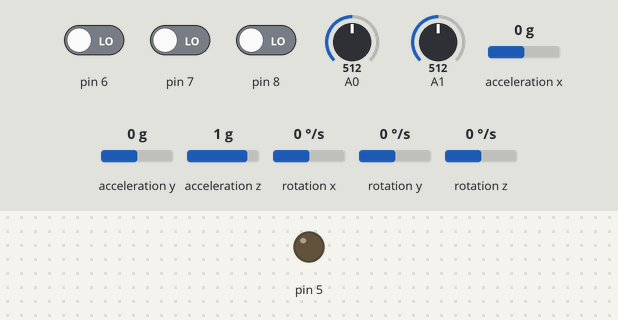
Recording of a sketch running on a simulated Arduino Leonardo, built with avr-gcc and run on an emulated ATmega32U4. Shown: output pins drawn as LEDs (lit = HIGH). Inputs (shaded band) come from the test bench; at power-on: pin 6 LOW, pin 7 LOW, pin 8 LOW, A0 = 512, A1 = 512, acceleration x 0 g, acceleration y 0 g, acceleration z 1 g, rotation x 0 °/s, rotation y 0 °/s, rotation z 0 °/s. USB keyboard and mouse output is not drawn; pins used as bus, display or sensor lines are not drawn.

Above: at 1.2 s.
1.3 s: pin 6 driven HIGH
At 2.1 s:
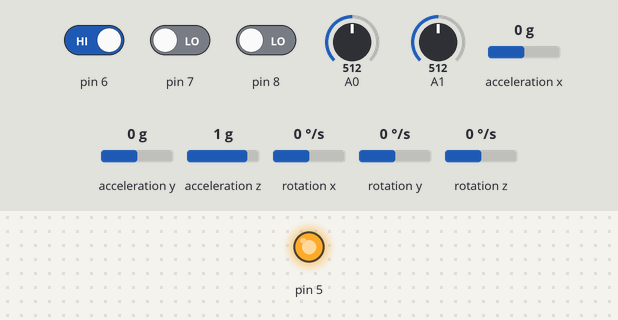
2.8 s: pin 6 driven LOW
At 3.3 s:
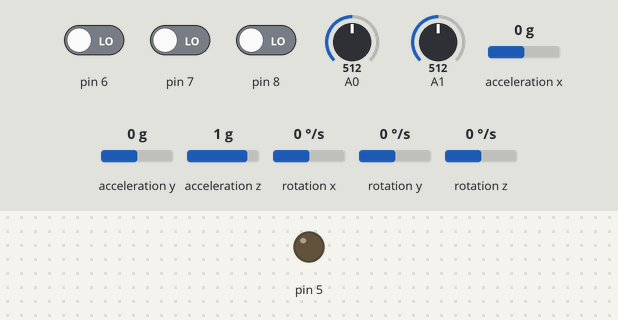
Timing chart, 0 to 5.8 s (numbered marks = the images above; inputs shaded):
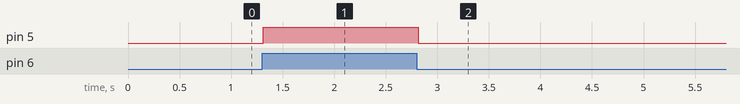

The sketch:

motion_mouse.ino
```cpp
#include <Wire.h>
#include <I2Cdev.h>
#include <MPU6050.h>
#include "Keyboard.h"
#include "Mouse.h"
#include <SoftwareSerial.h>

SoftwareSerial mySerial(10, 11); // RX, TX

MPU6050 mpu;
int weapon = 0;
int weaponchangestatus = 0;
int16_t ax, ay, az, gx, gy, gz;
int vx, vy;
int incomingByte = 0;
int data1 = 0;
void setup() {
   Mouse.begin();
Keyboard.begin();
  pinMode(6, INPUT);
  pinMode(7, INPUT);
  pinMode(8, INPUT);
  pinMode(11, OUTPUT);
  pinMode(5, OUTPUT);
  pinMode(10, OUTPUT);


 //Serial.begin(57600);

  //mySerial.begin(9600);

 Wire.begin();
  mpu.initialize();
  if (!mpu.testConnection()) {
    while (1);
    }


}

void loop() {

 digitalWrite(11, HIGH);
digitalWrite(10, HIGH);


   int xmovement = analogRead(A1);
   int ymovement = analogRead(A0);

  int shoot = digitalRead(6);
  int aim = digitalRead(7);
  int button3 = digitalRead(8);
  int left;
  int right;


  mpu.getMotion6(&ax, &ay, &az, &gx, &gy, &gz);
  vx = (gy+300)/200;  // "+300" because the x axis of gyroscope give values about -350 while it's not moving. Change this value if you get something different using the TEST code, chacking if there are values far from zero.
  vy = -(gz-100)/200; // same here about "-100"
  int aay=(ay+300)/200;


 if(aay > 45 ){

    if (weaponchangestatus == 0)
    {
      if(weapon == 6){weapon = 0;}

      weapon = weapon + 1;
   if(weapon == 1){Keyboard.write('1');}
   else if(weapon == 2){Keyboard.write('2');}
   else if(weapon == 3){Keyboard.write('3');}
   else if(weapon == 4){Keyboard.write('4');}
   else if(weapon == 5){Keyboard.write('5');}
   else{weapon = 0;}
     weaponchangestatus = 1;
    }
   else{ weaponchangestatus = 1;}

  }
 else if(aay < -45){
 // Keyboard.write('f');          /////////roll to press f
  }
 else{
     weaponchangestatus = 0;


 Mouse.move(vy, vx+1);        ////////mouse movement
 }
 if(shoot  == 1){
  Mouse.click(MOUSE_LEFT);        ////shoot button
  digitalWrite(5, HIGH);

 }
 else{ digitalWrite(5, LOW);}

if(aim == 1){

  Mouse.click(MOUSE_RIGHT); //aim button
}
else{}

if(button3 == 1){

  Keyboard.write('r'); //aim button
}
else{}


  if(xmovement < 330){
    Keyboard.press('d');                  //D left walk
  }
  else if(xmovement > 670){
    Keyboard.press('a');                //A right walk
  }
 else{
 Keyboard.releaseAll();
  }

 if(ymovement > 600){
    Keyboard.press('w');                    //W forward walk
  }
  else if(ymovement < 425){
   Keyboard.press('s');                    //S backward walk
  }
 else{
  Keyboard.releaseAll();
  }


//Serial.println(az);


  delay(10);


}
```

Measured:
- after the input at 1.3 s, pin 5: LOW → HIGH at once
- after the input at 2.8 s, pin 5: HIGH → LOW at once
